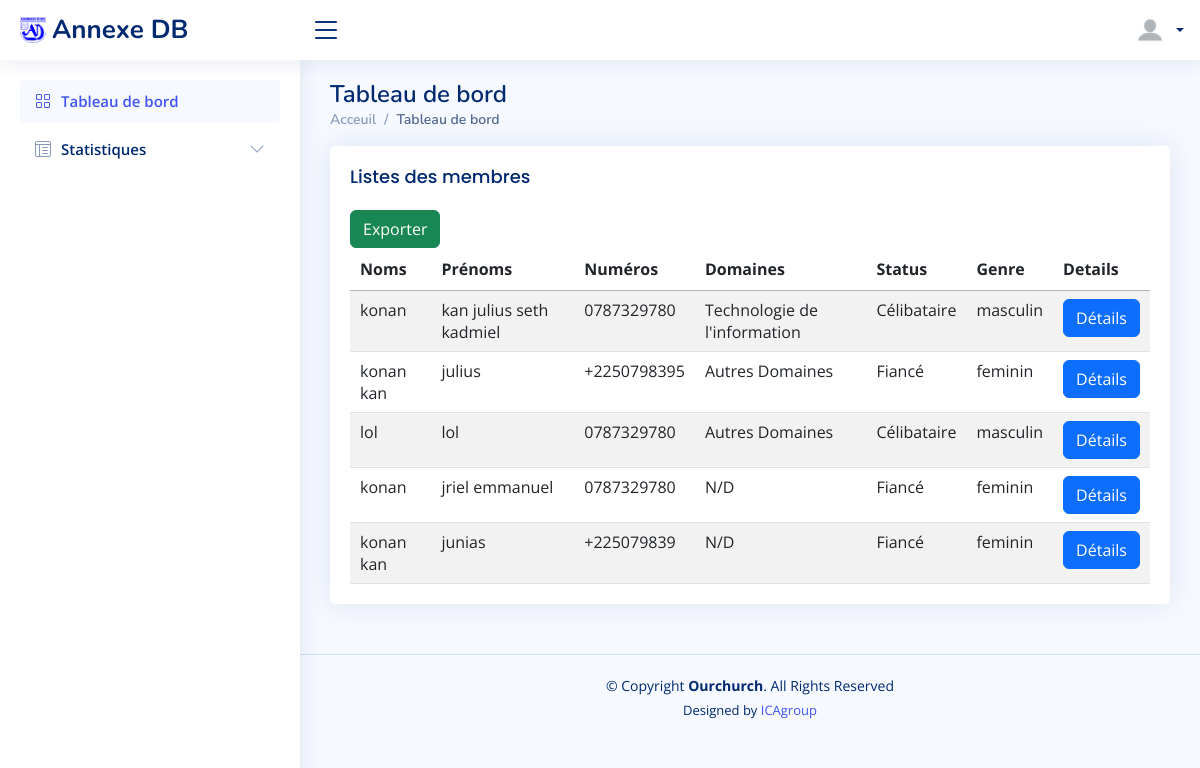
Screenshot of /index (signed in) with the database file from the repository.
### comptes/models.py (models this page shows)
class Person(models.Model):
    user = models.ForeignKey(User ,null=True, blank=True, on_delete=models.CASCADE)
    birthday = models.DateField(auto_now=False, auto_now_add=False)
    living_town = models.CharField(max_length=50)
    commune = models.CharField(max_length=50)
    number = models.CharField(max_length=10)
    status = models.CharField(max_length=15)
    domaines = models.CharField(max_length=80)
    genre = models.CharField(max_length=10)

### comptes/views.py (the view)
# urls.py: path('index',views.index, name='index'),
@match
@login_required
def index(request):
    if not request.user.is_authenticated:
        return redirect('connexion')
    membres = Person.objects.all()
    context={
        'membres': membres,
    }
    return render(request, 'pages/index.html', context)

### comptes/templates/pages/index.html (shortened to what this page needs)
{% load static %}
<header>
{% include 'main/header/header.html' %}
{% include 'main/menu/menu.html' %}
</header>
<body>
    <main id="main" class="main">
        <div class="pagetitle">
            <h1>Tableau de bord</h1>
            <nav>
              <ol class="breadcrumb">
                <li class="breadcrumb-item"><a href="{% url 'index' %}">Acceuil</a></li>
                <li class="breadcrumb-item active">Tableau de bord</li>
              </ol>
            </nav>
          </div>
            <section class="section">
              <div class="row">
                <div class="col-12">
                  <div class="card">
                    <div class="card-body col-12">
                      <h5 class="card-title">Listes des membres</h5>
                  <table class="table datatable table-striped">
                    <thead>
                            <tr>
                              <th scope="col">Noms</th>
                              <th scope="col">Prénoms</th>
                              <th scope="col">Numéros</th>
                              <th scope="col">Domaines</th>
                              <th scope="col">Status</th>
                              <th scope="col">Genre</th>
                              <th scope="col">Details</th>
                            </tr>
                          </thead>
                          <tbody>
                            {% for membre in membres  %}
                            <tr>
                              <td>{{membre.user.last_name}} </td>
                              <td>{{membre.user.first_name}}</td>
                              <td>{{membre.number}}</td>
                              <td>{{membre.domaines}}</td>
                              <td>{{membre.status}}</td>
                              <td>{{membre.genre}}</td>
                              <td><a class="white"href="{% url 'details' membre.id %}"><button type="submit" class="btn btn-primary">Détails</button></a></td>
                            </tr>
                            {% endfor %}
                              <a class="white" href="{% url 'export' %}"><button class=" btn btn-success"> Exporter</button> </a>
                          </tbody>
                  </table>
                </div>
              </div>
            </div>
          </div>
        </section>
    </main>
<footer>
    {% include 'main/footer/footer.html' %}
</footer>
</body>

### comptes/static/assets/css/style.css (style rules this page uses)
:root { scroll-behavior: smooth; }
body { font-family: "Open Sans", sans-serif; background: #f6f9ff; color: #444444; }
a { color: #4154f1; text-decoration: none; }
h1, h2, h3, h4, h5, h6 { font-family: "Nunito", sans-serif; }
#main { margin-top: 60px; padding: 20px 30px; transition: all 0.3s; }
.pagetitle { margin-bottom: 10px; }
.pagetitle h1 { font-size: 24px; margin-bottom: 0; font-weight: 600; color: #012970; }
.card { margin-bottom: 30px; border: none; border-radius: 5px; box-shadow: 0px 0 30px rgba(1, 41, 112, 0.1); }
.card-title { padding: 20px 0 15px 0; font-size: 18px; font-weight: 500; color: #012970; font-family: "Poppins", sans-serif; }
.card-body { padding: 0 20px 20px 20px; }
.breadcrumb { font-size: 14px; font-family: "Nunito", sans-serif; color: #899bbd; font-weight: 600; }
.breadcrumb a { color: #899bbd; transition: 0.3s; }
.breadcrumb .breadcrumb-item::before { color: #899bbd; }
.breadcrumb .active { color: #51678f; font-weight: 600; }
@media (min-width: 1200px) { #main, #footer { margin-left: 300px; } }

### comptes/templates/pages/index.html (style rules this page uses)
.white { color:white; }

### rows the page displays
Person: user.last_name "konan", user.first_name "kan julius seth kadmiel", number "0787329780", domaines "Technologie de l'information", status "Célibataire", genre "masculin"
Person: user.last_name "konan kan", user.first_name "julius", number "+2250798395", domaines "Autres Domaines", status "Fiancé", genre "feminin"
Person: user.last_name "lol", user.first_name "lol", number "0787329780", domaines "Autres Domaines", status "Célibataire", genre "masculin"
Person: user.last_name "konan", user.first_name "jriel emmanuel", number "0787329780", domaines "N/D", status "Fiancé", genre "feminin"
Person: user.last_name "konan kan", user.first_name "junias", number "+225079839", domaines "N/D", status "Fiancé", genre "feminin"
